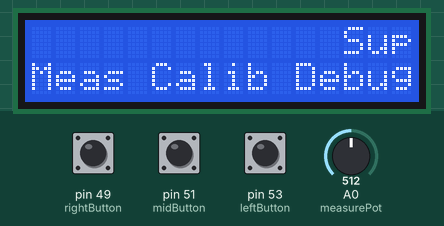
A sketch run on a simulated Arduino Mega 2560, built with avr-gcc and run on an emulated ATmega2560. On the bench: 16×2 character LCD. The test bench sets the inputs (shaded band); at power-on: pin 49 (rightButton) LOW, pin 51 (midButton) LOW, pin 53 (leftButton) LOW, A0 (measurePot) = 512.

Above: at 1.2 s.
1.3 s: pin 49 (rightButton) pulled HIGH for 0.35 s
At 3.1 s:
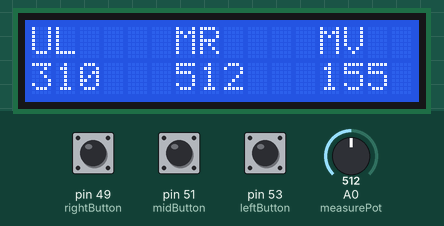
3.4 s: pin 49 (rightButton) pulled HIGH for 1 s
At 4.2 s:
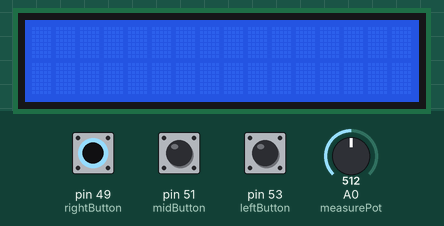
7.1 s: pin 51 (midButton) pulled HIGH for 3.2 s
At 10.75 s:
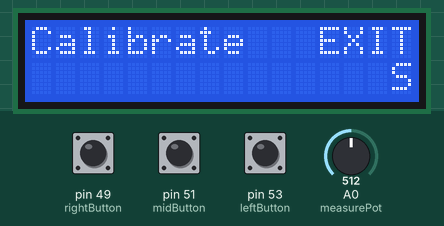
13.0 s: pin 53 (leftButton) pulled HIGH for 0.35 s
At 13.47 s:
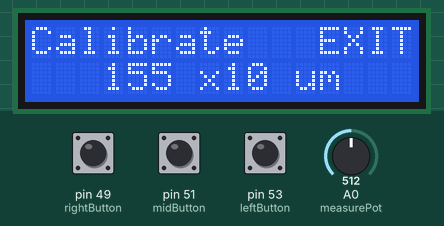
15.6 s: pin 49 (rightButton) pulled HIGH for 0.35 s
At 16.1 s:
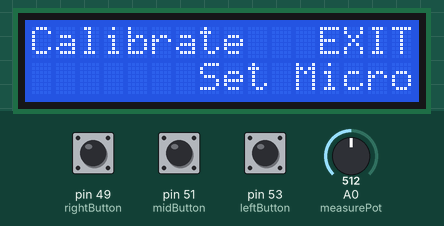
18.3 s: pin 49 (rightButton) pulled HIGH for 3.2 s
At 21.66 s:
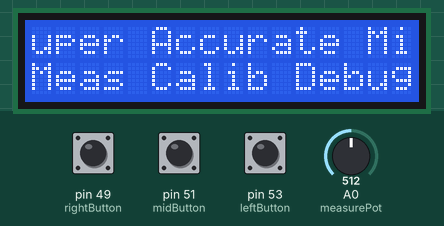
Timing chart, 0 to 23.2 s (numbered marks = the images above; inputs shaded):
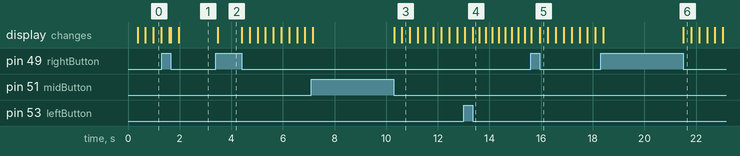

The sketch:

stats_UI.ino
```cpp
#include <LiquidCrystal.h>// include the library code
/**********************************************************/
String title = "Super Accurate Micrometer";
String calibrate = "Set Micrometer and Press Left to Start";

int tim = 300; //the value of delay time
int menuStatus = 0;
int horizontalPos = 16;
int startPos, endPos = 0;
const int leftButton = 53;
const int midButton = 51;
const int rightButton = 49;
const int measurePot = 0;
int zeroVal = 0;
int timer = 0;
float upperLimit = 310;
// initialize the library with the numbers of the interface pins
LiquidCrystal lcd(52, 50, 48, 46, 44, 42);

/*********************************************************/
void setup()
{
lcd.begin(16, 2); // set up the LCD's number of columns and rows:
pinMode(leftButton, INPUT);
pinMode(midButton, INPUT);
pinMode(rightButton, INPUT);
Serial.begin(9600);

}
/*********************************************************/
void loop()
{
while(menuStatus == 0)
{
  lcd.setCursor(horizontalPos,0);
  lcd.print(title.substring(startPos, endPos));
  lcd.setCursor(0,1);
  lcd.print("Meas");
  lcd.setCursor(5,1);
  lcd.print("Calib");
  lcd.setCursor(11,1);
  lcd.print("Debug");

  if (digitalRead(leftButton) == HIGH)
  {
    while(digitalRead(leftButton) == HIGH){}
    lcd.clear();
    menuStatus = 1;
  }

  else if (digitalRead(midButton) == HIGH)
  {
    while(digitalRead(midButton) == HIGH){}
    lcd.clear();
    startPos = 0;
    endPos = 0;
    horizontalPos = 16;
    menuStatus = 2;
  }

  else if (digitalRead(rightButton) == HIGH)
  {
    while(digitalRead(rightButton) == HIGH){}
    lcd.clear();
    menuStatus = 3;
  }

  if(startPos == 0 && horizontalPos > 0) {
    horizontalPos--;
    endPos++;
  }
  else if(startPos == endPos) {
    startPos = endPos = 0;
    horizontalPos = 16;
  }
  else if (endPos == title.length() && horizontalPos == 0) {
    startPos++;
  } else {
    startPos++;
    endPos++;
  }
  delay(300);
  lcd.clear();
}


while (menuStatus == 1)
{
  int measurement = analogRead(measurePot);
  int measureStats[5] = {0};
  measurement = map(measurement, 0, 1023, 0, upperLimit);
  lcd.setCursor(0,0);
  lcd.print("Distance");

  lcd.setCursor(12,0);
  lcd.print("EXIT");

  lcd.setCursor(0,1);
  lcd.print(float(measurement-zeroVal)/100);
  lcd.setCursor(5,1);
  lcd.print("mm");
  if(digitalRead(midButton) == HIGH)
  {
    zeroVal = measurement;
  }

  delay(1000);
  lcd.clear();


  if (digitalRead(rightButton) == HIGH)
  {
    while(digitalRead(rightButton) == HIGH){}
    lcd.clear();
    timer = 0;
    menuStatus = 0;
  }
}

while(menuStatus == 2 || menuStatus == 4) {

  int cursorLocation = 0;

  while (digitalRead(rightButton) == LOW)
  {
    lcd.setCursor(0,0);
    lcd.print("Calibrate");

    lcd.setCursor(12,0);
    lcd.print("EXIT");

    lcd.setCursor(horizontalPos,1);
    lcd.print(calibrate.substring(startPos, endPos));

    if(startPos == 0 && horizontalPos > 0) {
      horizontalPos--;
      endPos++;
      }
      else if(startPos == endPos) {
        startPos = endPos = 0;
        horizontalPos = 16;
      }
      else if (endPos == calibrate.length() && horizontalPos == 0) {
        startPos++;
      } else {
        startPos++;
        endPos++;
      }
      delay(300);
      lcd.clear();

      double measurementRaw = analogRead(measurePot);
      int measurement = map(measurementRaw, 0 ,1023, 0, floor(upperLimit));
      int measureAdjust[3] = {0};
      measureAdjust[0] = floor(measurement/100);
      measureAdjust[1] = floor((measurement - measureAdjust[0]*100)/10);
      measureAdjust[2] = floor(measurement - measureAdjust[0]*100 - measureAdjust[1]*10);

     if (digitalRead(leftButton) == HIGH && measurement > 10 )
    {
      while(digitalRead(leftButton) == HIGH){}
      menuStatus = 4;

    }

      while(menuStatus == 4)
      {
        int leftPos = 3;
        lcd.setCursor(0,0);
        lcd.print("Calibrate");
        lcd.setCursor(12,0);
        lcd.print("EXIT");

        int tempMeas = measureAdjust[0]*100 + measureAdjust[1]*10 + measureAdjust[2];
        lcd.setCursor(leftPos,1);
        lcd.print(measureAdjust[0]);
        lcd.setCursor(leftPos+1,1);
        lcd.print(measureAdjust[1]);
        lcd.setCursor(leftPos+2,1);
        lcd.print(measureAdjust[2]);
        lcd.setCursor(leftPos+4,1);
        lcd.print("x10 um");
        delay(250);
        lcd.setCursor(leftPos + (cursorLocation%3),1);
        lcd.print(" ");
        delay(250);

        if (digitalRead(leftButton) == HIGH)
        {
          while(digitalRead(leftButton) == HIGH){}
          cursorLocation++;
        }

        if (digitalRead(midButton) == HIGH)
        {
          while(digitalRead(midButton) == HIGH){}
          measureAdjust[cursorLocation%3] = (measureAdjust[cursorLocation%3]+1)%10;
        }

        if (digitalRead(rightButton) == HIGH)
        {
          while(digitalRead(rightButton) == HIGH){}
          upperLimit = 1023.0*tempMeas/measurementRaw;
//          delay(500);
          lcd.clear();
          menuStatus = 0;
        }

    }
  }

   if (digitalRead(rightButton) == HIGH)
    {
      while(digitalRead(rightButton) == HIGH){}
      lcd.clear();
      menuStatus = 0;
    }
}

while(menuStatus == 3) {
  int measurementRaw = analogRead(measurePot);
  int measureStats[5] = {0};
  int measurement = map(measurementRaw, 0, 1023, 0, upperLimit);
  lcd.setCursor(0,0);
  lcd.print("UL");
  lcd.setCursor(0,1);
  lcd.print(int(upperLimit));

  lcd.setCursor(6,0);
  lcd.print("MR");
  lcd.setCursor(6,1);
  lcd.print(measurementRaw);


  lcd.setCursor(12,0);
  lcd.print("MV");
  lcd.setCursor(12,1);
  lcd.print(measurement);


  delay (500);
  lcd.clear();
  if (digitalRead(rightButton) == HIGH)
  {
    while(digitalRead(rightButton) == HIGH){}
    lcd.clear();
    menuStatus = 0;
  }
}


}


/************************************************************/
```

Measured:
- after the input at 1.3 s, the display: first differs from a run without the input after 0.35 s (image 1 shows a later state)
- after the input at 3.4 s, the display: changes after 0.07 s (image 2)
- after the input at 13.0 s, the display: first changes after 0.05 s (image 4 shows a later state)
- after the input at 18.3 s, the display: first changes after 0.10 s (image 6 shows a later state)
